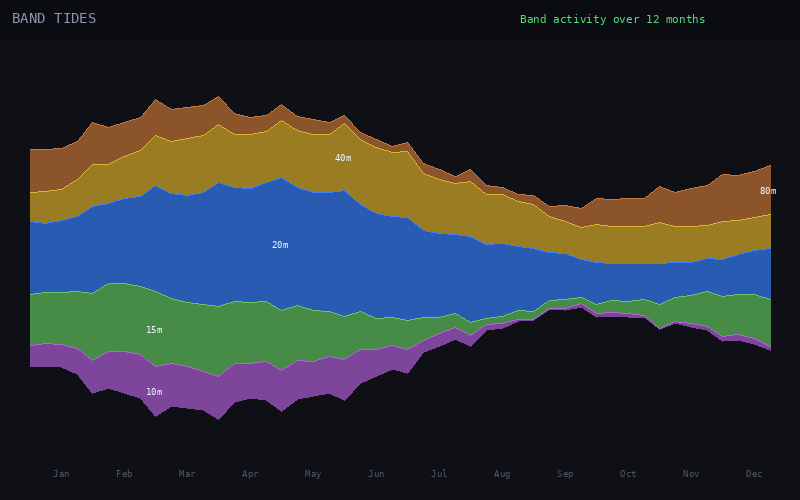

The script that saved this image:
"""Streamgraph — Band Tides showing band activity over time."""
import math
import random
from PIL import Image, ImageDraw, ImageFont

random.seed(42)
W, H = 800, 500
BG = (14, 16, 22)
LABEL_COLOR = (140, 150, 180)

BANDS = [
    ("80m", (200, 120, 60)),
    ("40m", (220, 180, 50)),
    ("20m", (60, 130, 255)),
    ("15m", (100, 200, 100)),
    ("10m", (180, 100, 220)),
]

MONTHS = 12
POINTS = MONTHS * 4  # weekly data points


def smooth(data, window=3):
    result = []
    for i in range(len(data)):
        start = max(0, i - window)
        end = min(len(data), i + window + 1)
        result.append(sum(data[start:end]) / (end - start))
    return result


# Generate band activity over a year (simulating solar cycle / seasonal propagation)
band_data = {}
for band_name, color in BANDS:
    raw = []
    for week in range(POINTS):
        month = week / 4
        base = {
            "80m": 8 + 6 * math.cos(2 * math.pi * month / 12),  # winter peak
            "40m": 15 + 5 * math.sin(2 * math.pi * (month - 2) / 12),
            "20m": 25 + 15 * math.sin(2 * math.pi * (month - 1) / 12),  # summer peak
            "15m": 12 + 10 * math.sin(2 * math.pi * (month + 1) / 12),
            "10m": 6 + 8 * math.sin(2 * math.pi * month / 12),
        }[band_name]
        val = max(0, base + random.gauss(0, 3))
        # Contest spikes
        if week % 4 == 2:
            val *= 1.5
        raw.append(val)
    band_data[band_name] = smooth(raw, 2)

img = Image.new("RGB", (W, H), BG)
draw = ImageDraw.Draw(img)

try:
    font = ImageFont.truetype("/usr/share/fonts/truetype/dejavu/DejaVuSansMono.ttf", 14)
    font_sm = ImageFont.truetype("/usr/share/fonts/truetype/dejavu/DejaVuSansMono.ttf", 11)
    font_xs = ImageFont.truetype("/usr/share/fonts/truetype/dejavu/DejaVuSansMono.ttf", 9)
except OSError:
    font = font_sm = font_xs = ImageFont.load_default()

MARGIN_TOP = 56
MARGIN_BOTTOM = 40
MARGIN_LEFT = 30
MARGIN_RIGHT = 30
plot_w = W - MARGIN_LEFT - MARGIN_RIGHT
plot_h = H - MARGIN_TOP - MARGIN_BOTTOM
center_y = MARGIN_TOP + plot_h / 2

# Compute stream positions (symmetric around center)
# Stack bands, then center the stack
all_totals = []
for wi in range(POINTS):
    total = sum(band_data[name][wi] for name, _ in BANDS)
    all_totals.append(total)

max_total = max(all_totals) if all_totals else 1
scale = (plot_h * 0.8) / max_total

# For each x position, compute cumulative y positions
for wi in range(POINTS - 1):
    x1 = MARGIN_LEFT + wi * plot_w / (POINTS - 1)
    x2 = MARGIN_LEFT + (wi + 1) * plot_w / (POINTS - 1)

    # Center the stream
    total1 = sum(band_data[name][wi] for name, _ in BANDS) * scale
    total2 = sum(band_data[name][wi + 1] for name, _ in BANDS) * scale
    y_start1 = center_y - total1 / 2
    y_start2 = center_y - total2 / 2

    cum1 = y_start1
    cum2 = y_start2
    for band_name, color in BANDS:
        h1 = band_data[band_name][wi] * scale
        h2 = band_data[band_name][wi + 1] * scale

        # Draw filled polygon for this slice
        polygon = [
            (x1, cum1),
            (x2, cum2),
            (x2, cum2 + h2),
            (x1, cum1 + h1),
        ]
        # Darken slightly for depth
        alpha = 0.7
        c = (int(color[0] * alpha), int(color[1] * alpha), int(color[2] * alpha))
        draw.polygon(polygon, fill=c)

        # Top edge highlight
        draw.line([(x1, cum1), (x2, cum2)], fill=color, width=1)

        cum1 += h1
        cum2 += h2

# Band labels (positioned at their widest point)
for band_name, color in BANDS:
    max_wi = max(range(POINTS), key=lambda i: band_data[band_name][i])
    x = MARGIN_LEFT + max_wi * plot_w / (POINTS - 1)

    # Find y position at this x
    total = sum(band_data[name][max_wi] for name, _ in BANDS) * scale
    y_start = center_y - total / 2
    cum_y = y_start
    for bn, bc in BANDS:
        h = band_data[bn][max_wi] * scale
        if bn == band_name:
            label_y = cum_y + h / 2 - 5
            break
        cum_y += h

    draw.text((x - 10, label_y), band_name, fill=(240, 245, 255), font=font_xs)

# Month labels
MONTH_NAMES = ["Jan", "Feb", "Mar", "Apr", "May", "Jun", "Jul", "Aug", "Sep", "Oct", "Nov", "Dec"]
for mi, name in enumerate(MONTH_NAMES):
    x = MARGIN_LEFT + (mi * 4 + 2) * plot_w / (POINTS - 1)
    draw.text((x - 8, H - MARGIN_BOTTOM + 8), name, fill=(80, 85, 100), font=font_xs)

# Header
draw.rectangle([(0, 0), (W, 38)], fill=(10, 12, 18))
draw.text((12, 10), "BAND TIDES", fill=LABEL_COLOR, font=font)
draw.text((W - 280, 12), "Band activity over 12 months", fill=(80, 220, 120), font=font_sm)

img.save("/home/user/carrier_wave/mockups/streamgraph.png")
print("Saved streamgraph.png")
